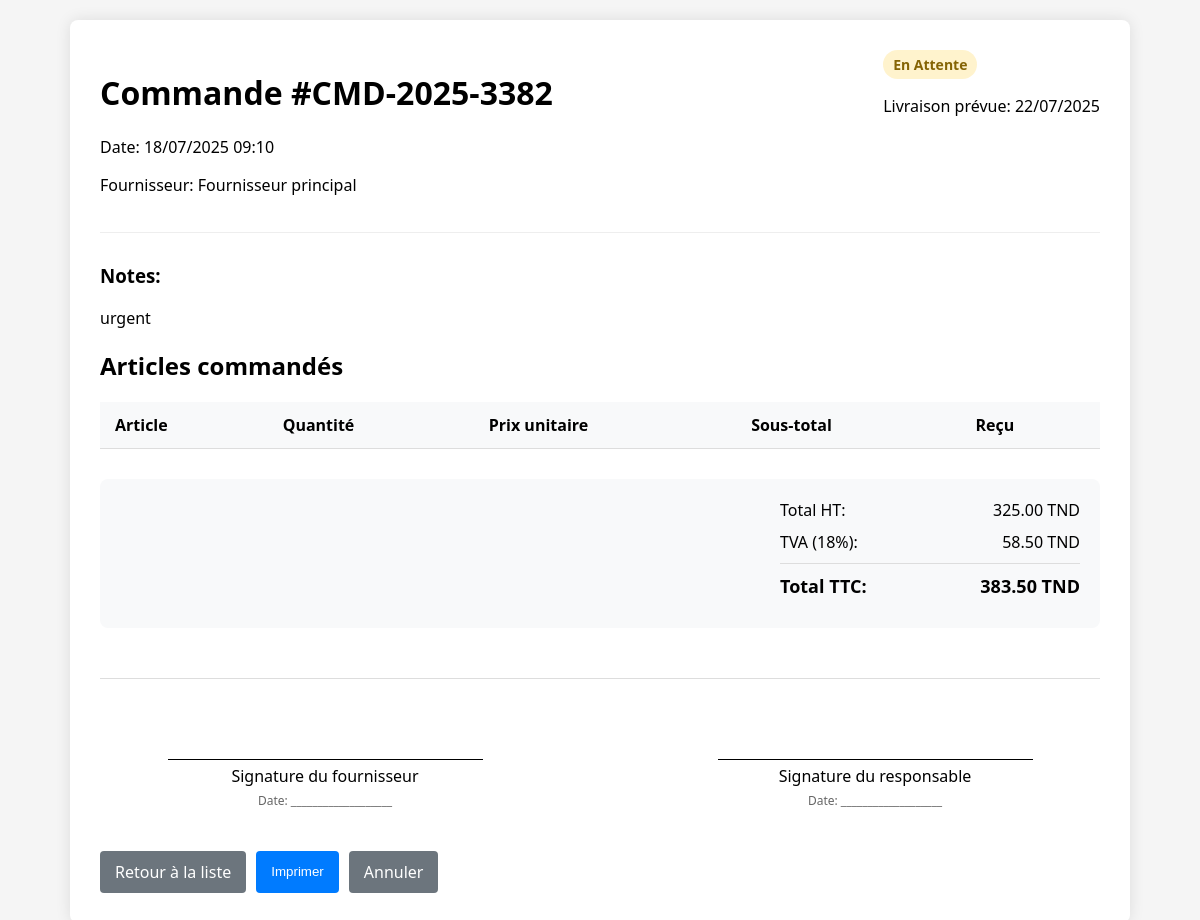
The page /details_commande.php?id=5 on the database its author committed.
### tables this page shows
CREATE TABLE `commande` (
  `id_commande` int(11) NOT NULL,
  `reference` varchar(20) NOT NULL COMMENT 'Format: CMD-YYYY-NNNN',
  `date_creation` datetime NOT NULL DEFAULT current_timestamp(),
  `date_livraison_prevue` date DEFAULT NULL,
  `fournisseur` varchar(100) NOT NULL COMMENT 'Nom du fournisseur',
  `id_utilisateur` int(11) DEFAULT NULL COMMENT 'Créateur de la commande',
  `statut` enum('en_attente','en_cours','livree','annulee') NOT NULL DEFAULT 'en_attente',
  `notes` text DEFAULT NULL,
  `total_ht` decimal(12,2) DEFAULT 0.00 COMMENT 'Total hors taxes'
);

### details_commande.php (the view, shortened to what this page needs)
<?php
$pdo = new PDO("mysql:host=localhost;dbname=ch office track", "root", "");
$commandeId = $_GET['id'] ?? 0;
$stmt = $pdo->prepare("SELECT * FROM commande WHERE id_commande = ?");
$stmt->execute([$commandeId]);
$commande = $stmt->fetch();
$tva = 0.18;
$totalTTC = $commande['total_ht'] * (1 + $tva);
?>
<!DOCTYPE html>
<html lang="fr">
<head>
</head>
<body>
    <div class="container">
        <div class="header">
            <div>
                <h1>Commande #<?php echo htmlspecialchars($commande['reference']); ?></h1>
                <p>Date: <?php echo date('d/m/Y H:i', strtotime($commande['date_creation'])); ?></p>
                <p>Fournisseur: <?php echo htmlspecialchars($commande['fournisseur']); ?></p>
            </div>
            <div>
                <span class="badge <?php echo $commande['statut']; ?>">
                    <?php
                    $statutLabels = [
                        'en_attente' => 'En Attente',
                        'en_cours' => 'En Cours',
                        'livree' => 'Livrée',
                        'annulee' => 'Annulée'
                    ];
                    echo $statutLabels[$commande['statut']] ?? $commande['statut'];
                    ?>
                </span>
                <p>Livraison prévue: <?php echo $commande['date_livraison_prevue'] ? date('d/m/Y', strtotime($commande['date_livraison_prevue'])) : 'Non spécifiée'; ?></p>
            </div>
        </div>
        <?php if (!empty($commande['notes'])): ?>
        <div class="notes">
            <h3>Notes:</h3>
            <p><?php echo nl2br(htmlspecialchars($commande['notes'])); ?></p>
        </div>
        <?php endif; ?>
        <h2>Articles commandés</h2>
        <table>
            <thead>
                <tr>
                    <th>Article</th>
                    <th>Quantité</th>
                    <th>Prix unitaire</th>
                    <th>Sous-total</th>
                    <th>Reçu</th>
                </tr>
            </thead>
        </table>
         <div class="total-section">
            <div class="total-box">
                <div class="total-line">
                    <span>Total HT:</span>
                    <span><?php echo number_format($commande['total_ht'], 2); ?> TND</span>
                </div>
                <div class="total-line">
                    <span>TVA (18%):</span>
                    <span><?php echo number_format($commande['total_ht'] * $tva, 2); ?> TND</span>
                </div>
                <div class="total-line total">
                    <span>Total TTC:</span>
                    <span><?php echo number_format($totalTTC, 2); ?> TND</span>
                </div>
            </div>
        </div>
        <div class="signature-section" style="margin-top: 50px; padding-top: 30px; border-top: 1px solid #ddd;">
            <div style="display: flex; justify-content: space-between; margin-top: 50px;">
                <div style="text-align: center; width: 45%;">
                    <p style="border-top: 1px solid #000; width: 70%; margin: 0 auto; padding-top: 5px;">
                        Signature du fournisseur
                    </p>
                    <p style="margin-top: 5px; font-size: 12px; color: #666;">
                        Date: ___________________
                    </p>
                </div>
                <div style="text-align: center; width: 45%;">
                    <p style="border-top: 1px solid #000; width: 70%; margin: 0 auto; padding-top: 5px;">
                        Signature du responsable
                    </p>
                    <p style="margin-top: 5px; font-size: 12px; color: #666;">
                        Date: ___________________
                    </p>
                </div>
            </div>
        </div>
        <div class="actions" style="margin-top: 30px;">
            <a href="commandes.php" class="btn btn-secondary">Retour à la liste</a>
            <button class="btn btn-primary" onclick="window.print()">Imprimer</button>
            <?php if ($commande['statut'] == 'en_attente'): ?>
            <a href="annuler_commande.php?id=<?php echo $commandeId; ?>" class="btn btn-secondary">Annuler</a>
            <?php endif; ?>
        </div>
    </div>
</body>
</html>

### details_commande.php (style rules this page uses)
body { font-family: 'Segoe UI', Tahoma, Geneva, Verdana, sans-serif; margin: 0; padding: 20px; background: #f5f5f5; }
.container { max-width: 1000px; margin: 0 auto; background: white; padding: 30px; border-radius: 8px; box-shadow: 0 0 15px rgba(0,0,0,0.1); }
.header { display: flex; justify-content: space-between; margin-bottom: 30px; padding-bottom: 20px; border-bottom: 1px solid #eee; }
.badge { display: inline-block; padding: 5px 10px; border-radius: 20px; font-weight: bold; font-size: 14px; }
.badge.en_attente { background: #fff3cd; color: #856404; }
table { width: 100%; border-collapse: collapse; margin: 20px 0; }
th, td { padding: 12px 15px; text-align: left; border-bottom: 1px solid #ddd; }
th { background-color: #f8f9fa; }
.total-section { margin-top: 30px; padding: 20px; background: #f8f9fa; border-radius: 8px; display: flex; justify-content: flex-end; }
.total-box { width: 300px; }
.total-line { display: flex; justify-content: space-between; margin-bottom: 10px; }
.total-line.total { font-weight: bold; font-size: 18px; border-top: 1px solid #ddd; padding-top: 10px; margin-top: 10px; }
.actions { margin-top: 30px; display: flex; gap: 10px; }
.btn { padding: 10px 15px; border: none; border-radius: 4px; cursor: pointer; text-decoration: none; display: inline-block; }
.btn-primary { background: #007bff; color: white; }
.btn-secondary { background: #6c757d; color: white; }

### rows shown on the page
commande: reference "CMD-2025-3382", date_creation "18/07/2025 09:10", fournisseur "Fournisseur principal", statut "En Attente", date_livraison_prevue "22/07/2025", notes "urgent", total_ht "325.00", $commande['total_ht']*$tva "58.50", total_ht "383.50"
